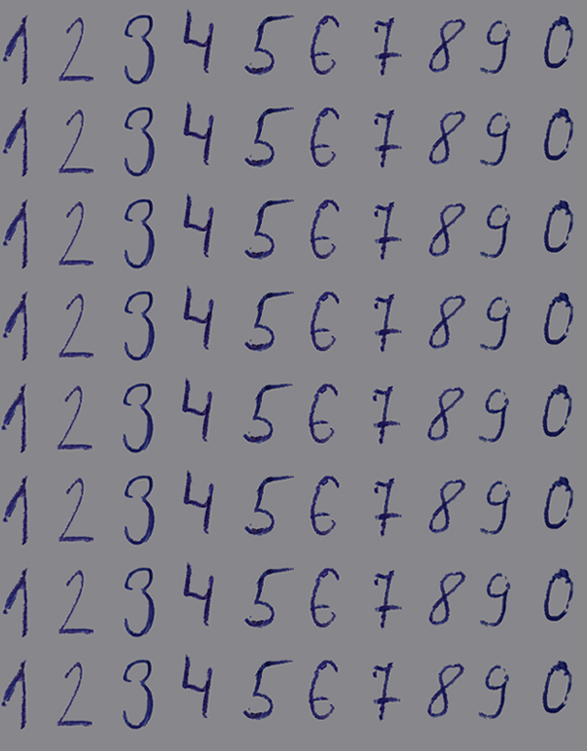
%> input picture train_data.png, 587 x 751 px
$ octave --eval "LD5;"   (GNU Octave 9; MATLAB toolbox functions it lacks are replaced by stand-ins)
%> lines starting %> are read from the running program, lines starting %| are printed output that depends on the picture; in (x1, y1, x2, y2) boxes, pixels count from 0 and x2, y2 are one past the last pixel; in counts of white or black regions, pixels touching at a corner belong together; the program's own positions count from 1
%IS LD5 Dainius Varna EKSfm20
%%
function LD5()
    clc;
    clear all;
    close all;
    %%
    %%
    pavadinimas = 'train_data.png'; %Mokymo dataset
    a = 8;  % eiluciu skaicius train_data.png
    b = 10; % simboliu skaicius
    %%
    %%Tinklas 1 Radial basis network
    %%
    pozymiai_tinklo_mokymui = pozymiai_skaiciams_atpazinti(pavadinimas, a);
    [P,tinklas1,tinklas2] = tinklu_mokymas(pozymiai_tinklo_mokymui,b);
% [27 lines not run here, left out]
function [P,tinklas1,tinklas2] = tinklu_mokymas(pozymiai_tinklo_mokymui,b)
    % take the features from cell-type variable and save into a matrix-type variable
    P = cell2mat(pozymiai_tinklo_mokymui);
    % create the matrices of correct answers for each line (number of matrices = number of symbol lines)
    T = [eye(b), eye(b), eye(b), eye(b), eye(b), eye(b), eye(b), eye(b)];
    % create an RBF network for classification with 13 neurons, and sigma = 1
    tinklas1 = newrb(P,T,0,1,13); %Nuo 9 neuronu pradeda atpazinti test_data_2
    %tinklas2 = newff(P,T,100); %feed-forward backpropagation network
    net = newff(P,T,[]);
    tinklas2 = train(net,P,T);
    %net = newff(P,T,S,TF,BTF,BLF,PF,IPF,OPF,DDF)
end
%%
% [41 lines left out: function simboliu_atpazinimas, not called in this run]
%%
% [38 lines left out: function tinklo_patikra, not called in this run]
%%
function pozymiai = pozymiai_skaiciams_atpazinti(pavadinimas, pvz_eiluciu_sk)
%> called with pavadinimas = 'train_data.png', pvz_eiluciu_sk = 8
    % Vaizdo su pavyzdÃ¾iais nuskaitymas | Read image with written symbols
    V = imread(pavadinimas);
%> V is the input picture: size 751x587x3 uint8; mean R, G, B 128.8, 127.8, 136.5
    figure(12), imshow(V)
    %% Perform segmentation of the symbols and write into cell variable
    % RGB image is converted to grayscale
    V_pustonis = rgb2gray(V);
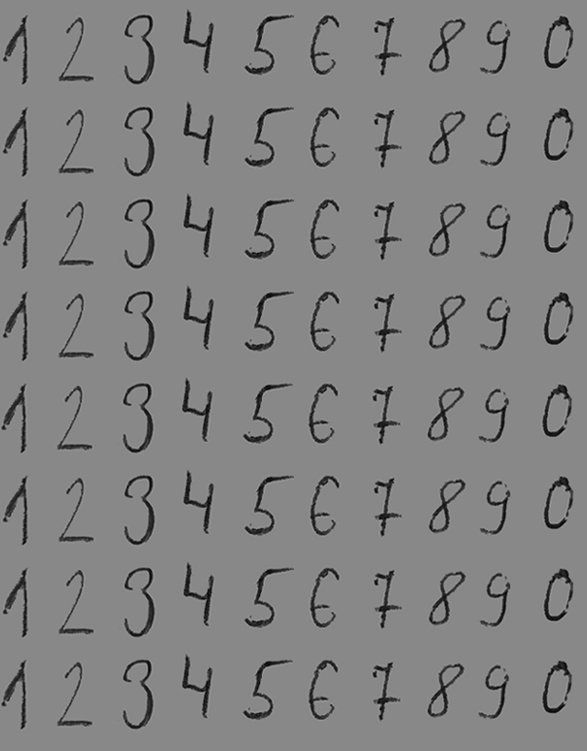
%> V_pustonis: size 751x587 uint8; min 5, max 163, mean 129.2
    % a threshold value is calculated for binary image conversion
    slenkstis = graythresh(V_pustonis);
%> slenkstis = 0.361
    % pustonio vaizdo keitimas dvejetainiu
    % a grayscale image is converte to binary image
    V_dvejetainis = im2bw(V_pustonis,slenkstis);
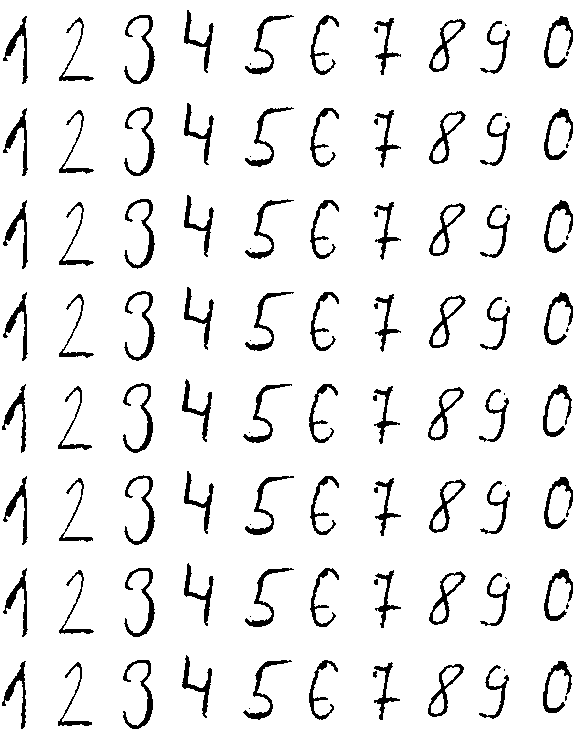
%> V_dvejetainis: size 751x587 logical; 92.6% white; 110 black regions (22 under 20 px), largest, box (x1, y1, x2, y2) and area: (124, 568, 155, 637) 521, (124, 15, 155, 84) 516, (124, 199, 155, 269) 516
    % rezultato atvaizdavimas
    % show the resulting image
    figure(1), imshow(V_dvejetainis)
    % search for the contour of each object
    V_konturais = edge(uint8(V_dvejetainis));
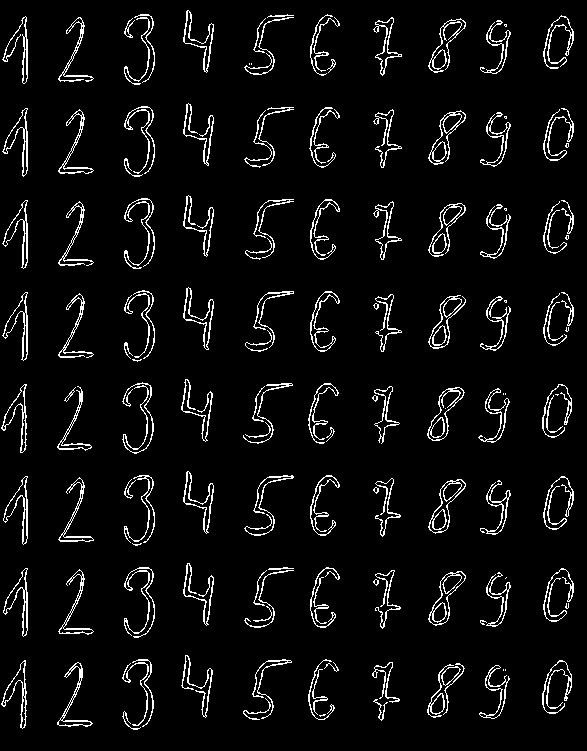
%> V_konturais: size 751x587 logical; 5.5% white in thin lines or dots
    % rezultato atvaizdavimas
    % show the resulting image
    figure(2),imshow(V_konturais)
    % fill the contours
    se = strel('square',7); % strukturinis elementas uzpildymui
    V_uzpildyti = imdilate(V_konturais, se);
%> V_uzpildyti: size 751x587 logical; 25.9% white; 80 white regions, largest, box (x1, y1, x2, y2) and area: (121, 564, 158, 641) 1805, (119, 379, 157, 457) 1801, (121, 472, 158, 549) 1797
    % rezultato atvaizdavimas
    % show the result
    figure(3),imshow(V_uzpildyti)
    % fill the holes
    V_vientisi= imfill(V_uzpildyti,'holes');
%> V_vientisi: size 751x587 logical; 26.6% white; 80 white regions
    % rezultato atvaizdavimas
    % show the result
    figure(4),imshow(V_vientisi)
    % set labels to binary image objects
    [O_suzymeti Skaicius] = bwlabel(V_vientisi);
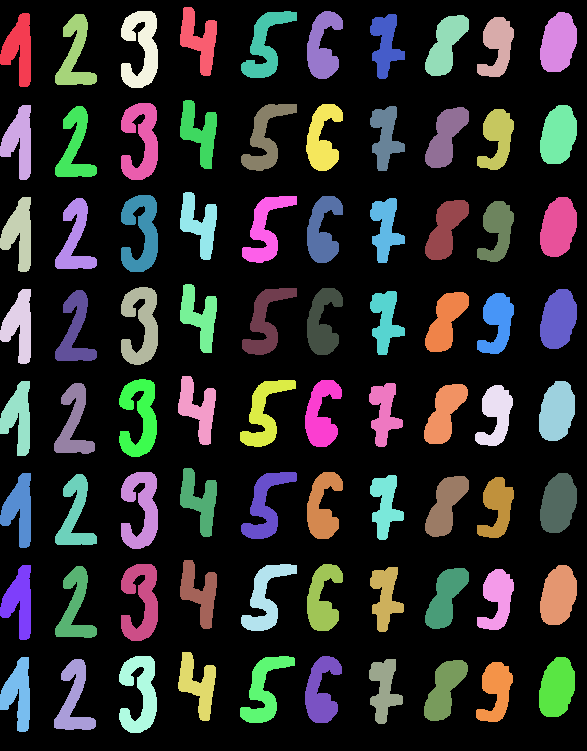
%> O_suzymeti: size 751x587 double; 81 distinct labels, from 0 to 80; one colour per label, 0 black
%> Skaicius = 80
    % calculate features for each symbol
    O_pozymiai = regionprops(O_suzymeti);
%> O_pozymiai = 80 regions; largest, box (x1, y1, x2, y2), Area and Centroid: (121, 564, 158, 641) 1805 [141.6 602], (119, 379, 157, 457) 1801 [140.2 417.9], (121, 472, 158, 549) 1797 [141.6 509.9], (121, 11, 158, 88) 1796 [141.7 49.2], (121, 103, 158, 180) 1796 [141.7 141.2]
    % find/read the bounding box of the symbol
    O_ribos = [O_pozymiai.BoundingBox];
%> O_ribos = 320 values, max 662.5 at index 262, min 0.5 at index 1, mean 178.4
    % change the sequence of values, describing the bounding box
    O_ribos = reshape(O_ribos,[4 Skaicius]); % Skaicius - objektu skaicius
%> O_ribos = 80 columns, first 8: [0.5 0.5 0.5 0.5 0.5 0.5 0.5 0.5; 13.5 105.5 197.5 289.5 381.5 473.5 565.5 657.5; 31 31 31 31 30 31 31 30; 74 75 75 75 75 75 75 75]
    % reag the mass center coordinate
    O_centras = [O_pozymiai.Centroid];
%> O_centras = 160 values, max 699.8 at index 20, min 18.95 at index 15, mean 330.2
    % group center coordinate values
    O_centras = reshape(O_centras,[2 Skaicius]);
%> O_centras = 80 columns, first 8: [19.98 20.09 20.04 20.08 18.97 20.11 20.1 18.95; 49.54 141.6 233.9 326 418 509.9 601.9 694.2]
    O_centras = O_centras';
%> O_centras = 80 rows, first 12: [19.98 49.54; 20.09 141.6; 20.04 233.9; 20.08 326; 18.97 418; 20.11 509.9; 20.1 601.9; 18.95 694.2; 74.33 423.5; 74.49 699.8; 75.68 55.03; 75.71 147.2]
    % set the label/number for each object in the image
    O_centras(:,3) = 1:Skaicius;
    % arrange objects according to the column number
    O_centras = sortrows(O_centras,2);
%> O_centras = 80 rows, first 12: [199.9 40.27 27; 559 43.52 75; 386 44.78 51; 446.4 45.29 59; 266 45.62 35; 497.9 46.77 67; 323.3 46.89 44; 141.7 49.16 19; 19.98 49.54 1; 75.68 55.03 11; 200.1 133 28; 559 135.8 76]
    % sort accordign to the number of rows and number of symbols in the row
    raidziu_sk = Skaicius/pvz_eiluciu_sk;
%> raidziu_sk = 10
    for k = 1:pvz_eiluciu_sk
        O_centras((k-1)*raidziu_sk+1:k*raidziu_sk,:) = ...
            sortrows(O_centras((k-1)*raidziu_sk+1:k*raidziu_sk,:),3);
    end
%> after the loop, O_centras = 80 rows, first 12: [19.98 49.54 1; 75.68 55.03 11; 141.7 49.16 19; 199.9 40.27 27; 266 45.62 35; 323.3 46.89 44; 386 44.78 51; 446.4 45.29 59; 497.9 46.77 67; 559 43.52 75; 20.09 141.6 2; 75.71 147.2 12]
    % cut the symbol from initial image according to the bounding box estimated in binary image
    for k = 1:Skaicius
        objektai{k} = imcrop(V_dvejetainis,O_ribos(:,O_centras(k,3)));
    end
%> this loop made 80 passes
%> after the loop, objektai = 80 items
    % vieno iÃ° vaizdo fragmentÃ¸ atvaizdavimas
    % show one of the symbol's image
    figure(5),
    for k = 1:Skaicius
       subplot(pvz_eiluciu_sk,raidziu_sk,k), imshow(objektai{k})
    end
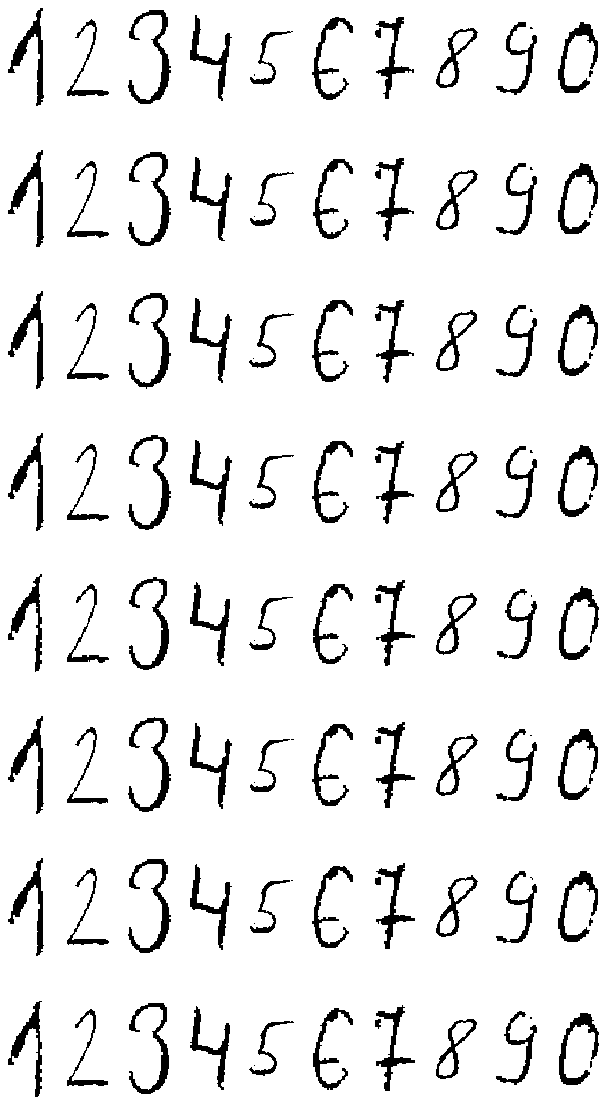
%> figure redrawn from the program's plot data, 80 panels
    % image segments are cutt off
    for k = 1:Skaicius % Skaicius = 88, jei yra 88 raidÃ«s
        V_fragmentas = objektai{k};
        % nustatomas kiekvieno vaizdo fragmento dydis
        % estimate the size of each segment
        [aukstis, plotis] = size(V_fragmentas);
        % eliminate white spaces
        % apskaiciuojame kiekvieno stulpelio sk
        stulpeliu_sumos = sum(V_fragmentas,1);
        % naikiname tuos stulpelius, kur suma lygi auksciau
        V_fragmentas(:,stulpeliu_sumos == aukstis) = [];
        % perskaiciuojamas objekto dydis
        [aukstis, plotis] = size(V_fragmentas);
        % 2. BaltÃ¸ eiluÃ¨iÃ¸ naikinimas
        % apskaiciuojame kiekvienos eilutes suma
        eiluciu_sumos = sum(V_fragmentas,2);
        % naikiname tas eilutes, kur suma lygi plociui
        V_fragmentas(eiluciu_sumos == plotis,:) = [];
        objektai{k}=V_fragmentas;% Ãia rasome vietoje neapkarpyto
    end
%> this loop made 80 passes
    % show the segment
    figure(6),
    for k = 1:Skaicius
       subplot(pvz_eiluciu_sk,raidziu_sk,k), imshow(objektai{k})
    end
    %%
    %% Make all segments of the same size 50x70
    for k=1:Skaicius
        V_fragmentas=objektai{k};
        V_fragmentas_7050=imresize(V_fragmentas,[70,50]);
        % padalinkime vaizdo fragmentÃ  Ã? 10x10 dydÃ¾io dalis
        % divide each image into 10x10 size segments
        for m=1:7
            for n=1:5
                % apskaiÃ¨iuokime kiekvienos dalies vidutinÃ? Ã°viesumÃ
                % calculate an average intensity for each 10x10 segment
                Vid_sviesumas_eilutese=sum(V_fragmentas_7050((m*10-9:m*10),(n*10-9:n*10)));
                Vid_sviesumas((m-1)*5+n)=sum(Vid_sviesumas_eilutese);
            end
        end
        % 10x10 dydzio dalyje maksimali sviesumo galima reikme yra 100
        % normuokime sviesumo reiksmes intervale [0, 1]
        % perform normalization
        Vid_sviesumas = ((100-Vid_sviesumas)/100);
        % transform features into column-vector
        Vid_sviesumas = Vid_sviesumas(:);
        % save all fratures into single variable
        pozymiai{k} = Vid_sviesumas;
    end
%> after the loop, Vid_sviesumas = 35 values, max 0.96 at index 4, min 0 at index 1, mean 0.295; pozymiai = 80 items
end
%> in LD5, `pozymiai_tinklo_mokymui = pozymiai_skaiciams_atpazinti(pavadinimas, a);`:
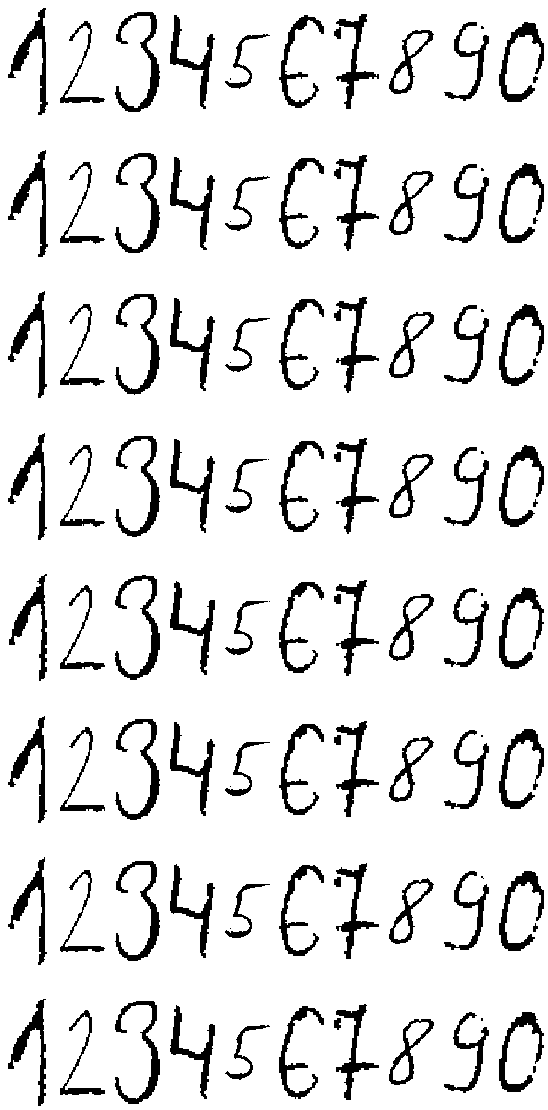
%> figure redrawn from the program's plot data, 80 panels
%> in tinklu_mokymas, `P = cell2mat(pozymiai_tinklo_mokymui);`:
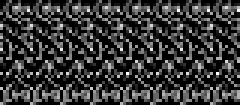
%> P: size 35x80 double (shown 3 times larger); min 0, max 1, mean 0.218
%> (the run ends here)
